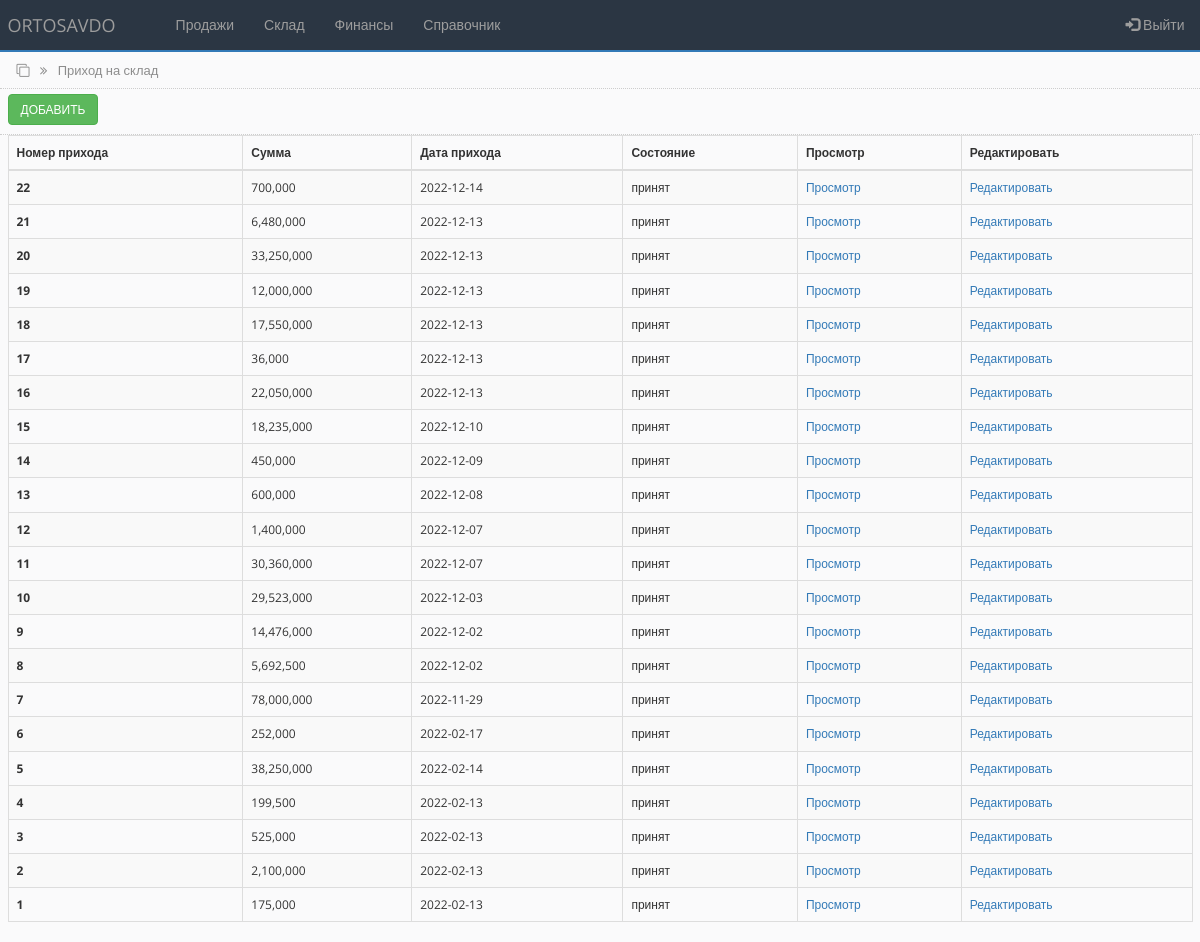
Page /in_store.php (signed in) on the earlier database version.
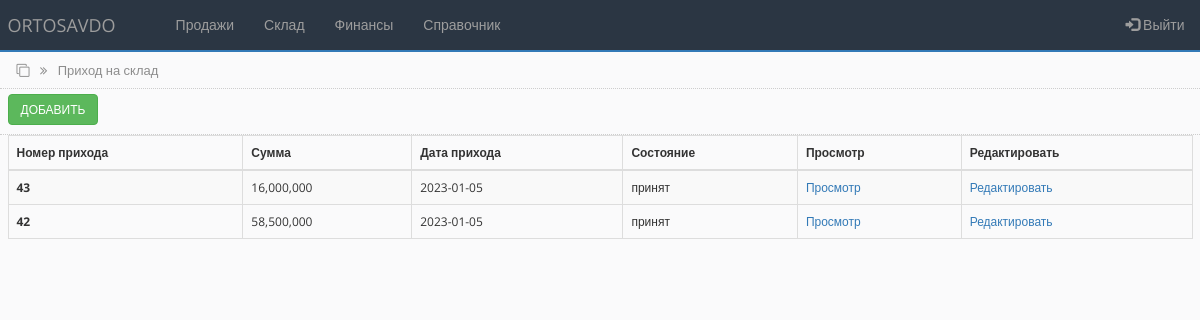
Same page on the later database version.
### tables this page shows
CREATE TABLE `order_tbl` (
  `id` int(100) NOT NULL,
  `sum_order` varchar(100) NOT NULL,
  `date_order` date NOT NULL,
  `order_note` varchar(250) NOT NULL DEFAULT 'нет',
  `status_order` varchar(250) NOT NULL DEFAULT 'принят'
);

### in_store.php (the view, shortened to what this page needs)
<?php
include('settings.php');
$query = "SELECT * FROM order_tbl ORDER by id DESC";
$rs_result = mysqli_query ($connect, $query);
?>
<!DOCTYPE html>
<html lang="en">
<head>
    <link rel="stylesheet" href="https://maxcdn.bootstrapcdn.com/bootstrap/3.4.1/css/bootstrap.min.css">
    <link rel="stylesheet" href="https://cdnjs.cloudflare.com/ajax/libs/font-awesome/4.7.0/css/font-awesome.min.css">
    <link rel="stylesheet" href="css/bootstrap-grid.min.css">
    <link rel="stylesheet" href="css/style.css">
</head>
<body>
<?php include 'partSite/nav.php'; ?>
<div class="page_name">
    <div class="container-fluid">
        <i class="fa fa-clone" aria-hidden="true"></i>
        <i class="fa fa-angle-double-right right_cus"></i>
        <span class="right_cus">Приход на склад</span>
    </div>
</div>
<div class="toolbar">
        <div class="container-fluid">
           <a href="add_pro.php"> <button type="button" class="btn btn-success">Добавить</button> </a>
        </div>
</div>
<div class="all_table">
    <div class="container-fluid">
        <table class="table table-striped table-bordered">
        <thead>
            <tr>
            <th scope="col">Номер прихода</th>
            <th scope="col">Сумма</th>
            <th scope="col">Дата прихода</th>
            <th scope="col">Состояние</th>
            <th scope="col">Просмотр</th>
            <th scope="col">Редактировать</th>
            </tr>
        </thead>
        <tbody>
<?php
while ($row = mysqli_fetch_array($rs_result)) {
?>
            <tr>
                <th scope="row"><?php echo $row["id"]; ?></th>
                <td><?php echo number_format($row['sum_order']); ?></td>
                <td><?php echo $row["date_order"]; ?></td>
                <td><?php echo $row["status_order"]; ?></td>
                <td><a href="view_prod.php?id=<?php echo $row["id"]; ?>&&date=<?php echo $row["date_order"]; ?>&&sum=<?php echo $row["sum_order"]; ?>&&note=<?php echo $row["order_note"]; ?>">Просмотр</a></td>
                <td><a href="edit_pro.php?id=<?php echo $row["id"]; ?>&&date=<?php echo $row["date_order"]; ?>&&sum=<?php echo $row["sum_order"]; ?>&&note=<?php echo $row["order_note"]; ?>">Редактировать</a></td>
            </tr>
        <?php
            };
        ?>
        </tbody>
        </table>
    </div>
</div>
</body>
</html>

Differences in the rows shown:
removed order_tbl: id "22", sum_order "700,000", date_order "2022-12-14", status_order "принят"
removed order_tbl: id "21", sum_order "6,480,000", date_order "2022-12-13", status_order "принят"
removed order_tbl: id "20", sum_order "33,250,000", date_order "2022-12-13", status_order "принят"
removed order_tbl: id "19", sum_order "12,000,000", date_order "2022-12-13", status_order "принят"
removed order_tbl: id "18", sum_order "17,550,000", date_order "2022-12-13", status_order "принят"
removed order_tbl: id "17", sum_order "36,000", date_order "2022-12-13", status_order "принят"
removed order_tbl: id "16", sum_order "22,050,000", date_order "2022-12-13", status_order "принят"
removed order_tbl: id "15", sum_order "18,235,000", date_order "2022-12-10", status_order "принят"
removed order_tbl: id "14", sum_order "450,000", date_order "2022-12-09", status_order "принят"
removed order_tbl: id "13", sum_order "600,000", date_order "2022-12-08", status_order "принят"
removed order_tbl: id "12", sum_order "1,400,000", date_order "2022-12-07", status_order "принят"
removed order_tbl: id "11", sum_order "30,360,000", date_order "2022-12-07", status_order "принят"
removed order_tbl: id "10", sum_order "29,523,000", date_order "2022-12-03", status_order "принят"
removed order_tbl: id "9", sum_order "14,476,000", date_order "2022-12-02", status_order "принят"
removed order_tbl: id "8", sum_order "5,692,500", date_order "2022-12-02", status_order "принят"
removed order_tbl: id "7", sum_order "78,000,000", date_order "2022-11-29", status_order "принят"
removed order_tbl: id "6", sum_order "252,000", date_order "2022-02-17", status_order "принят"
removed order_tbl: id "5", sum_order "38,250,000", date_order "2022-02-14", status_order "принят"
removed order_tbl: id "4", sum_order "199,500", date_order "2022-02-13", status_order "принят"
removed order_tbl: id "3", sum_order "525,000", date_order "2022-02-13", status_order "принят"
removed order_tbl: id "2", sum_order "2,100,000", date_order "2022-02-13", status_order "принят"
removed order_tbl: id "1", sum_order "175,000", date_order "2022-02-13", status_order "принят"
added order_tbl: id "43", sum_order "16,000,000", date_order "2023-01-05", status_order "принят"
added order_tbl: id "42", sum_order "58,500,000", date_order "2023-01-05", status_order "принят"
